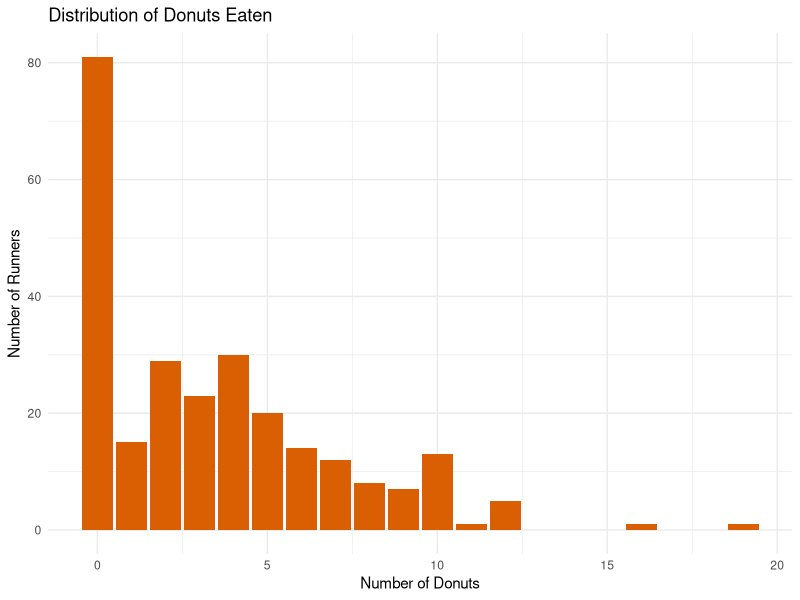
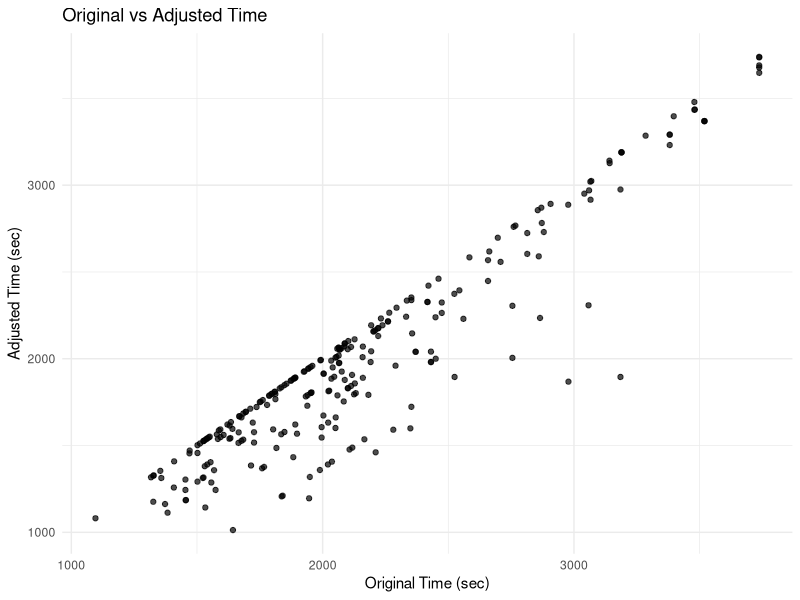
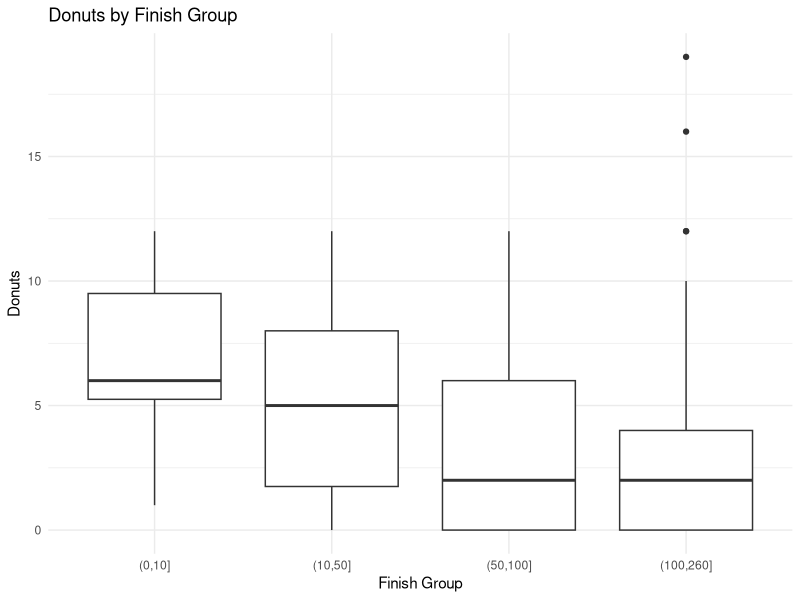
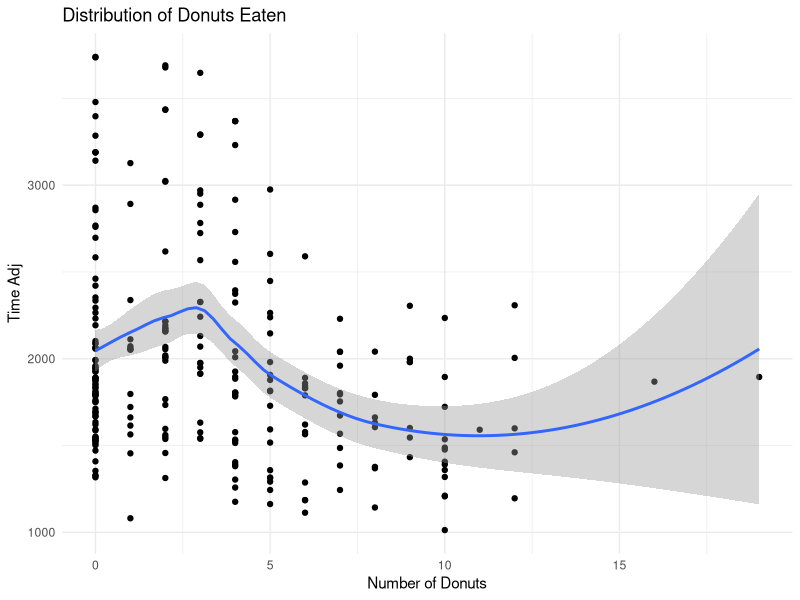
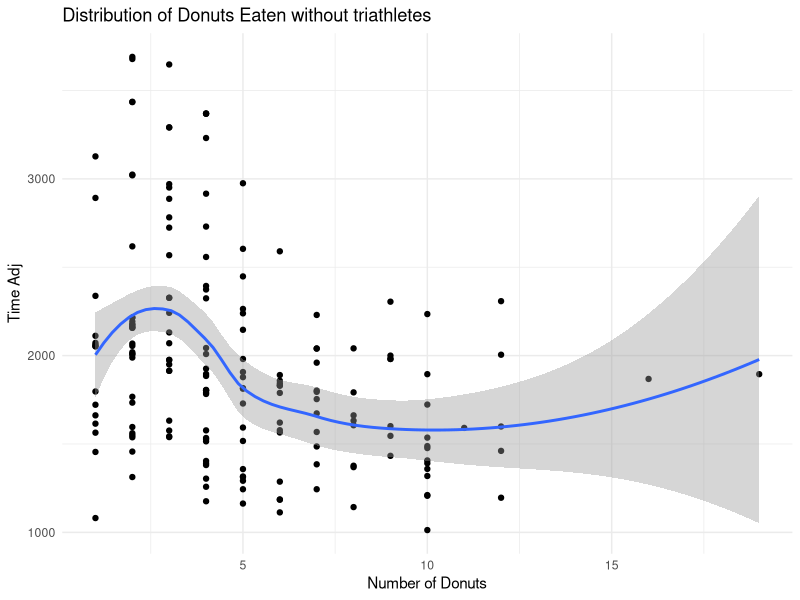

The R source for these figures, in order:
## ---- chunk 1
library(readr)
X5KRun1 <- read_csv("Tim_Kashkarov/5KRun1.csv")
X5KRunUnadj1 <- read_csv("Tim_Kashkarov/5KRunUnadj1.csv")
X5KRunUnadj1 <- X5KRunUnadj1[, colSums(is.na(X5KRunUnadj1)) < nrow(X5KRunUnadj1)]
## ---- chunk 2
X5KRun1$Time <- as.character(X5KRun1$Time)
fix_time <- function(x) {
  x <- as.character(x)

  parts <- strsplit(x, ":", fixed = TRUE)

  out <- vapply(parts, function(p) {
    if (length(p) == 3 && p[3] == "00") {
      # mm:ss:00  ->  00:mm:ss
      sprintf("00:%02d:%02d", as.integer(p[1]), as.integer(p[2]))
    } else if (length(p) == 3) {
      # already hh:mm:ss, just pad
      sprintf("%02d:%02d:%02d", as.integer(p[1]), as.integer(p[2]), as.integer(p[3]))
    } else {
      NA_character_
    }
  }, character(1))

  out
}

X5KRun1$Time <- fix_time(X5KRun1$Time)
## ---- chunk 3
X5KRun1$time_sec <- with(
  as.data.frame(do.call(rbind, strsplit(X5KRun1$Time, ":"))),
  as.integer(V1) * 3600 + as.integer(V2) * 60 + as.integer(V3)
)
## ---- chunk 4
X5KRunUnadj1$Time <- as.character(X5KRunUnadj1$Time)
fix_time <- function(x) {
  x <- as.character(x)

  parts <- strsplit(x, ":", fixed = TRUE)

  out <- vapply(parts, function(p) {
    if (length(p) == 3 && p[3] == "00") {
      # mm:ss:00  ->  00:mm:ss
      sprintf("00:%02d:%02d", as.integer(p[1]), as.integer(p[2]))
    } else if (length(p) == 3) {
      # already hh:mm:ss, just pad
      sprintf("%02d:%02d:%02d", as.integer(p[1]), as.integer(p[2]), as.integer(p[3]))
    } else {
      NA_character_
    }
  }, character(1))

  out
}

X5KRunUnadj1$Time <- fix_time(X5KRunUnadj1$Time)
## ---- chunk 5
X5KRunUnadj1$time_sec <- with(
  as.data.frame(do.call(rbind, strsplit(X5KRunUnadj1$Time, ":"))),
  as.integer(V1) * 3600 + as.integer(V2) * 60 + as.integer(V3)
)
## ---- chunk 6
library(dplyr)

df_diff <- X5KRun1 %>%
  inner_join(X5KRunUnadj1 %>% select('Race Number', time_sec),
             by = "Race Number",
             suffix = c("_1", "_2")) %>%
  mutate(time_diff_sec = time_sec_2 - time_sec_1)

df_diff <- df_diff %>%
  rename(
    time_sec_adjusted   = time_sec_1,
    time_sec_unadjusted = time_sec_2
  )

## ---- chunk 7
bonus_tbl <- data.frame(
  donuts = 1:40,
  bonus = c(
    "00:00:15","00:00:45","00:01:30","00:02:30","00:03:30","00:04:30",
    "00:05:30","00:06:30","00:07:30","00:10:30","00:11:30","00:12:30",
    "00:13:30","00:14:30","00:17:30","00:18:30","00:19:30","00:20:30",
    "00:21:30","00:24:30","00:25:30","00:26:30","00:27:30","00:28:30",
    "00:31:30","00:32:30","00:33:30","00:34:30","00:35:30","00:38:30",
    "00:39:30","00:40:30","00:41:30","00:42:30","00:45:30","00:46:30",
    "00:47:30","00:48:30","00:49:30","00:52:30"
  )
)

library(lubridate)
bonus_tbl$bonus_sec <- as.numeric(hms(bonus_tbl$bonus))

## ---- chunk 8
df_diff$donuts <- sapply(df_diff$time_diff_sec, function(x) {
  sum(x >= bonus_tbl$bonus_sec)
})
## ---- chunk 9
library(ggplot2)

ggplot(df_diff, aes(x = donuts)) +
  geom_bar(fill = "#d95f02") +
  labs(
    title = "Distribution of Donuts Eaten",
    x = "Number of Donuts",
    y = "Number of Runners"
  ) +
  theme_minimal()
## ---- chunk 10
ggplot(df_diff, aes(x = time_sec_unadjusted, y = time_sec_adjusted)) +
  geom_point(alpha = 0.7) +
  labs(
    title = "Original vs Adjusted Time",
    x = "Original Time (sec)",
    y = "Adjusted Time (sec)"
  ) +
  theme_minimal()
## ---- chunk 11
df_diff$rank_group <- cut(df_diff$Position, breaks = c(0,10,50,100,260))

ggplot(df_diff, aes(x = rank_group, y = donuts)) +
  geom_boxplot() +
  labs(
    title = "Donuts by Finish Group",
    x = "Finish Group",
    y = "Donuts"
  ) +
  theme_minimal()
## ---- chunk 12
library(ggplot2)

ggplot(df_diff, aes(x = donuts, y = time_sec_adjusted)) +
  geom_point(fill = "#d95f02") +
  geom_smooth() +
  labs(
    title = "Distribution of Donuts Eaten",
    x = "Number of Donuts",
    y = "Time Adj"
  ) +
  theme_minimal()
## ---- chunk 13
df_diff2 <- df_diff |> filter(donuts > 0)
ggplot(df_diff2, aes(x = donuts, y = time_sec_adjusted)) +
  geom_point(fill = "#d95f02") +
  geom_smooth() +
  labs(
    title = "Distribution of Donuts Eaten without triathletes",
    x = "Number of Donuts",
    y = "Time Adj"
  ) +
  theme_minimal()
## ---- chunk 14
quad_model <- lm(time_sec_adjusted ~ donuts + I(donuts^2), data = df_diff2)
summary(quad_model)

b <- coef(quad_model)
opt_donuts <- -b["donuts"] / (2 * b["I(donuts^2)"])
opt_donuts

